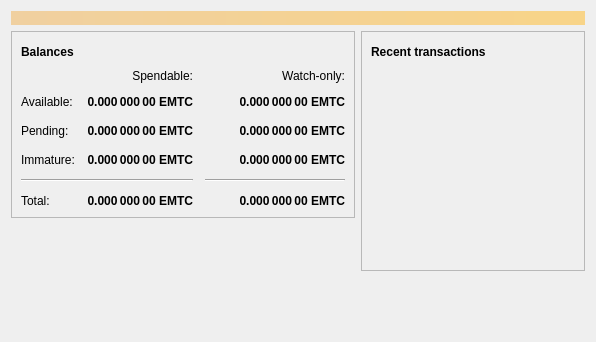
<?xml version="1.0" encoding="UTF-8"?>
<ui version="4.0">
 <class>OverviewPage</class>
 <widget class="QWidget" name="OverviewPage">
  <property name="geometry">
   <rect>
    <x>0</x>
    <y>0</y>
    <width>596</width>
    <height>342</height>
   </rect>
  </property>
  <property name="windowTitle">
   <string>Form</string>
  </property>
  <layout class="QVBoxLayout" name="topLayout">
   <item>
    <widget class="QLabel" name="labelAlerts">
     <property name="visible">
      <bool>false</bool>
     </property>
     <property name="styleSheet">
      <string notr="true">QLabel { background-color: qlineargradient(x1: 0, y1: 0, x2: 1, y2: 0, stop:0 #F0D0A0, stop:1 #F8D488); color:#000000; }</string>
     </property>
     <property name="wordWrap">
      <bool>true</bool>
     </property>
     <property name="margin">
      <number>3</number>
     </property>
     <property name="textInteractionFlags">
      <set>Qt::TextSelectableByMouse</set>
     </property>
    </widget>
   </item>
   <item>
    <layout class="QHBoxLayout" name="horizontalLayout" stretch="1,1">
     <item>
      <layout class="QVBoxLayout" name="verticalLayout_2">
       <item>
        <widget class="QFrame" name="frame">
         <property name="frameShape">
          <enum>QFrame::StyledPanel</enum>
         </property>
         <property name="frameShadow">
          <enum>QFrame::Raised</enum>
         </property>
         <layout class="QVBoxLayout" name="verticalLayout_4">
          <item>
           <layout class="QHBoxLayout" name="horizontalLayout_4">
            <item>
             <widget class="QLabel" name="label_5">
              <property name="font">
               <font>
                <weight>75</weight>
                <bold>true</bold>
               </font>
              </property>
              <property name="text">
               <string>Balances</string>
              </property>
             </widget>
            </item>
            <item>
             <widget class="QPushButton" name="labelWalletStatus">
              <property name="enabled">
               <bool>true</bool>
              </property>
              <property name="maximumSize">
               <size>
                <width>30</width>
                <height>16777215</height>
               </size>
              </property>
              <property name="toolTip">
               <string>The displayed information may be out of date. Your wallet automatically synchronizes with the Emptcoin network after a connection is established, but this process has not completed yet.</string>
              </property>
              <property name="text">
               <string/>
              </property>
              <property name="icon">
               <iconset resource="../bitcoin.qrc">
                <normaloff>:/icons/warning</normaloff>
                <disabledoff>:/icons/warning</disabledoff>:/icons/warning</iconset>
              </property>
              <property name="iconSize">
               <size>
                <width>24</width>
                <height>24</height>
               </size>
              </property>
              <property name="flat">
               <bool>true</bool>
              </property>
             </widget>
            </item>
            <item>
             <spacer name="horizontalSpacer_3">
              <property name="orientation">
               <enum>Qt::Horizontal</enum>
              </property>
              <property name="sizeHint" stdset="0">
               <size>
                <width>40</width>
                <height>20</height>
               </size>
              </property>
             </spacer>
            </item>
           </layout>
          </item>
          <item>
           <layout class="QGridLayout" name="gridLayout">
            <property name="spacing">
             <number>12</number>
            </property>
            <item row="2" column="2">
             <widget class="QLabel" name="labelWatchPending">
              <property name="font">
               <font>
                <weight>75</weight>
                <bold>true</bold>
               </font>
              </property>
              <property name="cursor">
               <cursorShape>IBeamCursor</cursorShape>
              </property>
              <property name="toolTip">
               <string>Unconfirmed transactions to watch-only addresses</string>
              </property>
              <property name="text">
               <string notr="true">0.000 000 00 EMTC</string>
              </property>
              <property name="alignment">
               <set>Qt::AlignRight|Qt::AlignTrailing|Qt::AlignVCenter</set>
              </property>
              <property name="textInteractionFlags">
               <set>Qt::LinksAccessibleByMouse|Qt::TextSelectableByKeyboard|Qt::TextSelectableByMouse</set>
              </property>
             </widget>
            </item>
            <item row="2" column="1">
             <widget class="QLabel" name="labelUnconfirmed">
              <property name="font">
               <font>
                <weight>75</weight>
                <bold>true</bold>
               </font>
              </property>
              <property name="cursor">
               <cursorShape>IBeamCursor</cursorShape>
              </property>
              <property name="toolTip">
               <string>Total of transactions that have yet to be confirmed, and do not yet count toward the spendable balance</string>
              </property>
              <property name="text">
               <string notr="true">0.000 000 00 EMTC</string>
              </property>
              <property name="alignment">
               <set>Qt::AlignRight|Qt::AlignTrailing|Qt::AlignVCenter</set>
              </property>
              <property name="textInteractionFlags">
               <set>Qt::LinksAccessibleByMouse|Qt::TextSelectableByKeyboard|Qt::TextSelectableByMouse</set>
              </property>
             </widget>
            </item>
            <item row="3" column="2">
             <widget class="QLabel" name="labelWatchImmature">
              <property name="font">
               <font>
                <weight>75</weight>
                <bold>true</bold>
               </font>
              </property>
              <property name="cursor">
               <cursorShape>IBeamCursor</cursorShape>
              </property>
              <property name="toolTip">
               <string>Mined balance in watch-only addresses that has not yet matured</string>
              </property>
              <property name="text">
               <string notr="true">0.000 000 00 EMTC</string>
              </property>
              <property name="alignment">
               <set>Qt::AlignRight|Qt::AlignTrailing|Qt::AlignVCenter</set>
              </property>
              <property name="textInteractionFlags">
               <set>Qt::LinksAccessibleByMouse|Qt::TextSelectableByKeyboard|Qt::TextSelectableByMouse</set>
              </property>
             </widget>
            </item>
            <item row="4" column="0" colspan="2">
             <widget class="Line" name="line">
              <property name="orientation">
               <enum>Qt::Horizontal</enum>
              </property>
             </widget>
            </item>
            <item row="4" column="2">
             <widget class="Line" name="lineWatchBalance">
              <property name="sizePolicy">
               <sizepolicy hsizetype="Preferred" vsizetype="Fixed">
                <horstretch>0</horstretch>
                <verstretch>0</verstretch>
               </sizepolicy>
              </property>
              <property name="minimumSize">
               <size>
                <width>140</width>
                <height>0</height>
               </size>
              </property>
              <property name="orientation">
               <enum>Qt::Horizontal</enum>
              </property>
             </widget>
            </item>
            <item row="5" column="0">
             <widget class="QLabel" name="labelTotalText">
              <property name="text">
               <string>Total:</string>
              </property>
             </widget>
            </item>
            <item row="3" column="1">
             <widget class="QLabel" name="labelImmature">
              <property name="font">
               <font>
                <weight>75</weight>
                <bold>true</bold>
               </font>
              </property>
              <property name="cursor">
               <cursorShape>IBeamCursor</cursorShape>
              </property>
              <property name="toolTip">
               <string>Mined balance that has not yet matured</string>
              </property>
              <property name="text">
               <string notr="true">0.000 000 00 EMTC</string>
              </property>
              <property name="alignment">
               <set>Qt::AlignRight|Qt::AlignTrailing|Qt::AlignVCenter</set>
              </property>
              <property name="textInteractionFlags">
               <set>Qt::LinksAccessibleByMouse|Qt::TextSelectableByKeyboard|Qt::TextSelectableByMouse</set>
              </property>
             </widget>
            </item>
            <item row="2" column="3">
             <spacer name="horizontalSpacer_2">
              <property name="orientation">
               <enum>Qt::Horizontal</enum>
              </property>
              <property name="sizeHint" stdset="0">
               <size>
                <width>40</width>
                <height>20</height>
               </size>
              </property>
             </spacer>
            </item>
            <item row="3" column="0">
             <widget class="QLabel" name="labelImmatureText">
              <property name="text">
               <string>Immature:</string>
              </property>
             </widget>
            </item>
            <item row="5" column="1">
             <widget class="QLabel" name="labelTotal">
              <property name="font">
               <font>
                <weight>75</weight>
                <bold>true</bold>
               </font>
              </property>
              <property name="cursor">
               <cursorShape>IBeamCursor</cursorShape>
              </property>
              <property name="toolTip">
               <string>Your current total balance</string>
              </property>
              <property name="text">
               <string notr="true">0.000 000 00 EMTC</string>
              </property>
              <property name="alignment">
               <set>Qt::AlignRight|Qt::AlignTrailing|Qt::AlignVCenter</set>
              </property>
              <property name="textInteractionFlags">
               <set>Qt::LinksAccessibleByMouse|Qt::TextSelectableByKeyboard|Qt::TextSelectableByMouse</set>
              </property>
             </widget>
            </item>
            <item row="5" column="2">
             <widget class="QLabel" name="labelWatchTotal">
              <property name="font">
               <font>
                <weight>75</weight>
                <bold>true</bold>
               </font>
              </property>
              <property name="cursor">
               <cursorShape>IBeamCursor</cursorShape>
              </property>
              <property name="toolTip">
               <string>Current total balance in watch-only addresses</string>
              </property>
              <property name="text">
               <string notr="true">0.000 000 00 EMTC</string>
              </property>
              <property name="alignment">
               <set>Qt::AlignRight|Qt::AlignTrailing|Qt::AlignVCenter</set>
              </property>
              <property name="textInteractionFlags">
               <set>Qt::LinksAccessibleByMouse|Qt::TextSelectableByKeyboard|Qt::TextSelectableByMouse</set>
              </property>
             </widget>
            </item>
            <item row="0" column="2">
             <widget class="QLabel" name="labelWatchonly">
              <property name="text">
               <string>Watch-only:</string>
              </property>
              <property name="alignment">
               <set>Qt::AlignRight|Qt::AlignTrailing|Qt::AlignVCenter</set>
              </property>
             </widget>
            </item>
            <item row="1" column="0">
             <widget class="QLabel" name="labelBalanceText">
              <property name="text">
               <string>Available:</string>
              </property>
             </widget>
            </item>
            <item row="1" column="1">
             <widget class="QLabel" name="labelBalance">
              <property name="font">
               <font>
                <weight>75</weight>
                <bold>true</bold>
               </font>
              </property>
              <property name="cursor">
               <cursorShape>IBeamCursor</cursorShape>
              </property>
              <property name="toolTip">
               <string>Your current spendable balance</string>
              </property>
              <property name="text">
               <string notr="true">0.000 000 00 EMTC</string>
              </property>
              <property name="alignment">
               <set>Qt::AlignRight|Qt::AlignTrailing|Qt::AlignVCenter</set>
              </property>
              <property name="textInteractionFlags">
               <set>Qt::LinksAccessibleByMouse|Qt::TextSelectableByKeyboard|Qt::TextSelectableByMouse</set>
              </property>
             </widget>
            </item>
            <item row="1" column="2">
             <widget class="QLabel" name="labelWatchAvailable">
              <property name="font">
               <font>
                <weight>75</weight>
                <bold>true</bold>
               </font>
              </property>
              <property name="cursor">
               <cursorShape>IBeamCursor</cursorShape>
              </property>
              <property name="toolTip">
               <string>Your current balance in watch-only addresses</string>
              </property>
              <property name="text">
               <string notr="true">0.000 000 00 EMTC</string>
              </property>
              <property name="alignment">
               <set>Qt::AlignRight|Qt::AlignTrailing|Qt::AlignVCenter</set>
              </property>
              <property name="textInteractionFlags">
               <set>Qt::LinksAccessibleByMouse|Qt::TextSelectableByKeyboard|Qt::TextSelectableByMouse</set>
              </property>
             </widget>
            </item>
            <item row="2" column="0">
             <widget class="QLabel" name="labelPendingText">
              <property name="text">
               <string>Pending:</string>
              </property>
             </widget>
            </item>
            <item row="0" column="1">
             <widget class="QLabel" name="labelSpendable">
              <property name="text">
               <string>Spendable:</string>
              </property>
              <property name="alignment">
               <set>Qt::AlignRight|Qt::AlignTrailing|Qt::AlignVCenter</set>
              </property>
             </widget>
            </item>
           </layout>
          </item>
         </layout>
        </widget>
       </item>
       <item>
        <spacer name="verticalSpacer">
         <property name="orientation">
          <enum>Qt::Vertical</enum>
         </property>
         <property name="sizeHint" stdset="0">
          <size>
           <width>20</width>
           <height>40</height>
          </size>
         </property>
        </spacer>
       </item>
      </layout>
     </item>
     <item>
      <layout class="QVBoxLayout" name="verticalLayout_3">
       <item>
        <widget class="QFrame" name="frame_2">
         <property name="frameShape">
          <enum>QFrame::StyledPanel</enum>
         </property>
         <property name="frameShadow">
          <enum>QFrame::Raised</enum>
         </property>
         <layout class="QVBoxLayout" name="verticalLayout">
          <item>
           <layout class="QHBoxLayout" name="horizontalLayout_2">
            <item>
             <widget class="QLabel" name="label_4">
              <property name="font">
               <font>
                <weight>75</weight>
                <bold>true</bold>
               </font>
              </property>
              <property name="text">
               <string>Recent transactions</string>
              </property>
             </widget>
            </item>
            <item>
             <widget class="QPushButton" name="labelTransactionsStatus">
              <property name="enabled">
               <bool>true</bool>
              </property>
              <property name="maximumSize">
               <size>
                <width>30</width>
                <height>16777215</height>
               </size>
              </property>
              <property name="toolTip">
               <string>The displayed information may be out of date. Your wallet automatically synchronizes with the Emptcoin network after a connection is established, but this process has not completed yet.</string>
              </property>
              <property name="text">
               <string/>
              </property>
              <property name="icon">
               <iconset resource="../bitcoin.qrc">
                <normaloff>:/icons/warning</normaloff>
                <disabledoff>:/icons/warning</disabledoff>:/icons/warning</iconset>
              </property>
              <property name="iconSize">
               <size>
                <width>24</width>
                <height>24</height>
               </size>
              </property>
              <property name="flat">
               <bool>true</bool>
              </property>
             </widget>
            </item>
            <item>
             <spacer name="horizontalSpacer">
              <property name="orientation">
               <enum>Qt::Horizontal</enum>
              </property>
              <property name="sizeHint" stdset="0">
               <size>
                <width>40</width>
                <height>20</height>
               </size>
              </property>
             </spacer>
            </item>
           </layout>
          </item>
          <item>
           <widget class="QListView" name="listTransactions">
            <property name="styleSheet">
             <string notr="true">QListView { background: transparent; }</string>
            </property>
            <property name="frameShape">
             <enum>QFrame::NoFrame</enum>
            </property>
            <property name="verticalScrollBarPolicy">
             <enum>Qt::ScrollBarAlwaysOff</enum>
            </property>
            <property name="horizontalScrollBarPolicy">
             <enum>Qt::ScrollBarAlwaysOff</enum>
            </property>
            <property name="selectionMode">
             <enum>QAbstractItemView::NoSelection</enum>
            </property>
           </widget>
          </item>
         </layout>
        </widget>
       </item>
       <item>
        <spacer name="verticalSpacer_2">
         <property name="orientation">
          <enum>Qt::Vertical</enum>
         </property>
         <property name="sizeHint" stdset="0">
          <size>
           <width>20</width>
           <height>40</height>
          </size>
         </property>
        </spacer>
       </item>
      </layout>
     </item>
    </layout>
   </item>
  </layout>
 </widget>
 <resources/>
 <connections/>
</ui>
